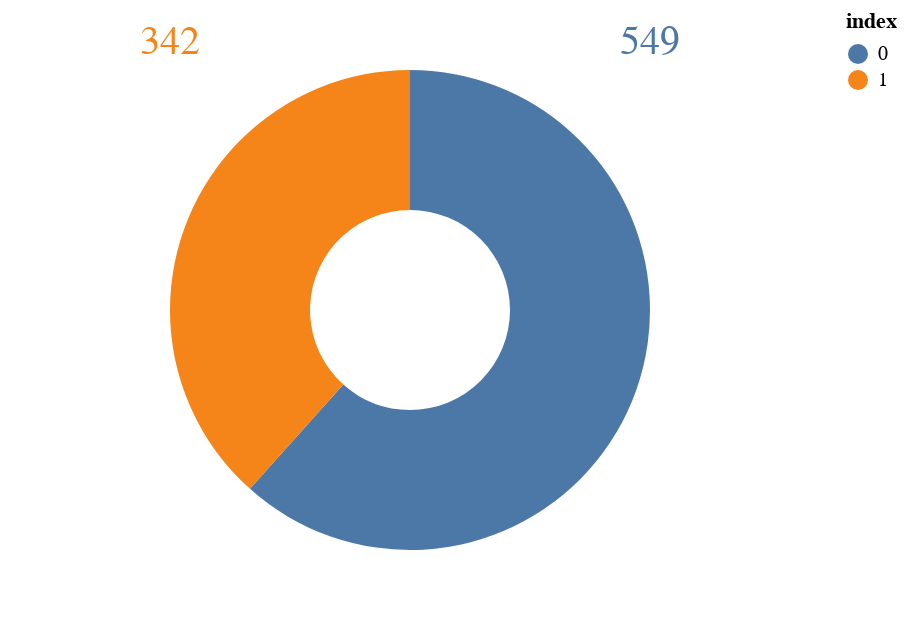

Here is the notebook cell this chart was saved with:
### Markdown cell above
### 3.2.1 Variável Target (Survived)

### Code cell
pie = alt.Chart(data['Survived'].value_counts().reset_index()).mark_arc(outerRadius=120,innerRadius=50).encode(
    theta=alt.Theta(field="Survived", type="quantitative"),
    color=alt.Color(field="index", type="nominal"))

text = pie.mark_text(radius=-180, size=20).encode(alt.Text("Survived"))

pie + text

### Figure 1 — Vega-Lite specification as saved in the notebook (floating-point values rounded to 4 significant figures)
{"config": {"view": {"continuousWidth": 400, "continuousHeight": 300}}, "layer": [{"mark": {"type": "arc", "innerRadius": 50, "outerRadius": 120}, "encoding": {"color": {"field": "index", "type": "nominal"}, "theta": {"field": "Survived", "type": "quantitative"}}}, {"mark": {"type": "text", "radius": -180, "size": 20}, "encoding": {"color": {"field": "index", "type": "nominal"}, "text": {"field": "Survived", "type": "quantitative"}, "theta": {"field": "Survived", "type": "quantitative"}}}], "data": {"name": "data-66d32944eef0778edb6e2662db6135dd"}, "$schema": "https://vega.github.io/schema/vega-lite/v4.17.0.json", "datasets": {"data-66d32944eef0778edb6e2662db6135dd": [{"index": 0, "Survived": 549}, {"index": 1, "Survived": 342}]}}
